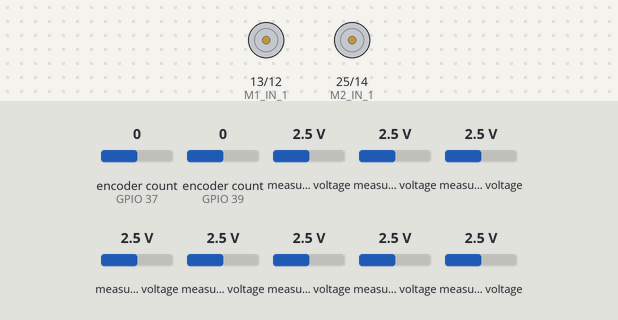
A program run on a simulated ESP32. Shown: motor-driver pin pairs drawn as motors (green arrow = first pin HIGH = forward, orange = second pin HIGH = backward, longer = more drive). The inputs (shaded band) are chosen by the test bench; at power-on: measured voltage 2.5 V, encoder count (sensors on GPIO 37, GPIO 39) 0. What the program prints to the serial monitor is not drawn.

Above: at 1.3 s.
1.4 s: measured voltage (sensor 200) set to 3.2 V
At 1.89 s:
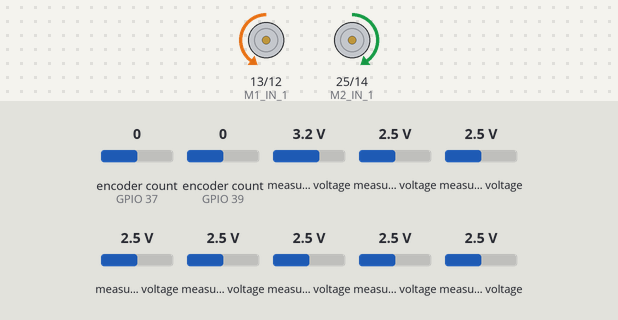
At 3.28 s:
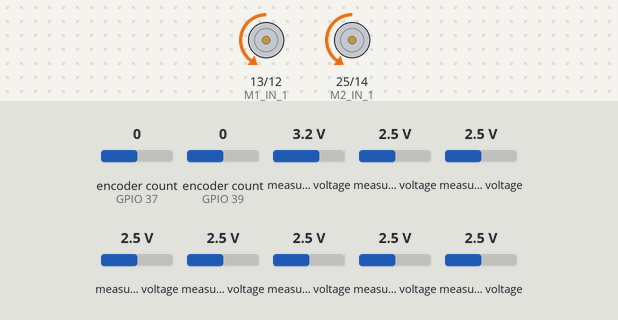
4.4 s: measured voltage (sensor 200) set to 3.5 V
Timing chart, 0 to 7.4 s (numbered marks = the images above; inputs shaded):
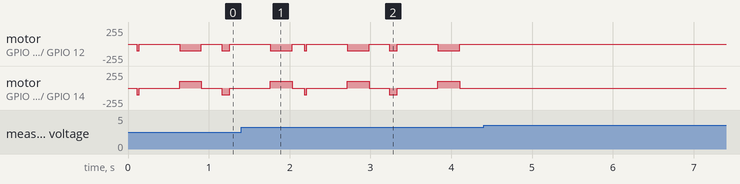

The program:

main.cpp
```cpp
#include <Arduino.h>
#include <Adafruit_MCP3008.h>
#include <Encoder.h>

#include <Adafruit_MPU6050.h>
#include <Adafruit_Sensor.h>
// #include <Wifi.h>

#define RIGHT true
#define LEFT false
#define ALL_WHITE 1
#define ALL_BLACK 2
#define NOT_ALL_SAME 0

#define DEFAULT_PWM 100

// States
#define DEFAULT_STATE 0
#define SQUARE_STATE 1
#define DOTTED_STATE 2
#define GRID_STATE 3

#define DT 0.05

// IMU
Adafruit_MPU6050 mpu;

const unsigned int ADC_1_CS = 2;
const unsigned int ADC_2_CS = 17;

// ADC (line sensor)
Adafruit_MCP3008 adc1;
Adafruit_MCP3008 adc2;

int adc1_buf[8];
int adc2_buf[8];

uint8_t lineArray[13];

// Encoders
const unsigned int M1_ENC_A = 39;
const unsigned int M1_ENC_B = 38;
const unsigned int M2_ENC_A = 37;
const unsigned int M2_ENC_B = 36;

// Motors
const unsigned int M1_IN_1 = 13;
const unsigned int M1_IN_2 = 12;
const unsigned int M2_IN_1 = 25;
const unsigned int M2_IN_2 = 14;

const unsigned int M1_IN_1_CHANNEL = 8;
const unsigned int M1_IN_2_CHANNEL = 9;
const unsigned int M2_IN_1_CHANNEL = 10;
const unsigned int M2_IN_2_CHANNEL = 11;

const unsigned int M1_I_SENSE = 35;
const unsigned int M2_I_SENSE = 34;

const unsigned int PWM_MAX = 255;
const int freq = 5000;
const int resolution = 8; // 8-bit resolution -> PWM values go from 0-255

// LED
const int ledChannel = 0;

// PID
float e;
float p_e;
float d_e;
float total_e;

// Assign values to the following feedback constants:
const float Kp = 1;
const float Kd = 0.35;
const float Ki = 0;

const float mid = 6;

int u;

int pidRight;
int pidLeft;

float pos;
float first_pos;
int same;
int turn;
int STATE;
int SQUARE_COUNT;

// Create a client

/*
 *  Line sensor functions
 */
void readADC() {
  for (int i = 0; i < 8; i++) {
    adc1_buf[i] = adc1.readADC(i) > 690 ? 0 : 1;
    adc2_buf[i] = adc2.readADC(i) > 690 ? 0 : 1;
  }
}

int32_t all_same(){
  if(adc1_buf[0] == 1){
    for(int i = 0; i < 8; i++) {
      if((i < 7 && adc1_buf[i] != 1) || (i < 6 && adc2_buf[i] != 1)){
        return NOT_ALL_SAME;
      }
    }

    return ALL_WHITE;
  }

  else{
    for(int i = 0; i < 8; i++) {
      if((i < 7 && adc1_buf[i] != 0) || (i < 6 && adc2_buf[i] != 0)){
        return NOT_ALL_SAME;
      }
    }

    return ALL_BLACK;
  }
}

// Converts ADC readings to binary array lineArray[] (Check threshold for your robot)
void digitalConvert() {
  for (int i = 0; i < 7; i++) {
    lineArray[2*i] = adc1_buf[i];

    if (i < 6) {
      lineArray[2*i + 1] = adc2_buf[i];
    }

    // // print line sensor position
    // for(int i = 0; i < 13; i++) {
    //   Serial.print(lineArray[i]); Serial.print(" ");
    // }
  }
}

float getPosition(uint8_t lineArray[13]) { //passing lineArray values (13 bool values)
    int count = 0;
    float sum = 0;
    for (int i = 0; i < 13; i++) {
        if (lineArray[i] == 1) {
            sum += i;
            count++;
        }
    }
    if (count == 0) {
        return 6.0;
    }
    return sum/count;
}


/*
 *  Movement functions
 */
void M1_forward(int pwm_value) {
  ledcWrite(M1_IN_1_CHANNEL, 0);
  ledcWrite(M1_IN_2_CHANNEL, pwm_value);
  //Serial.println("I got to M1FWD ");

}
void M2_forward(int pwm_value) {
  ledcWrite(M2_IN_1_CHANNEL, 0);
  ledcWrite(M2_IN_2_CHANNEL, pwm_value);
  //Serial.println("I got to M2FWD ");
}

void M1_backward(int pwm_value) {
  ledcWrite(M1_IN_1_CHANNEL, pwm_value);
  ledcWrite(M1_IN_2_CHANNEL, 0);
}
void M2_backward(int pwm_value) {
  ledcWrite(M2_IN_1_CHANNEL, pwm_value);
  ledcWrite(M2_IN_2_CHANNEL, 0);
}

void M1_stop() {
  ledcWrite(M1_IN_1_CHANNEL, 0);
  ledcWrite(M1_IN_2_CHANNEL, 0);
}
void M2_stop() {
  ledcWrite(M2_IN_1_CHANNEL, 0);
  ledcWrite(M2_IN_2_CHANNEL, 0);
}

int constrain_pwm(int pwm) {
  if (pwm > PWM_MAX) {
    return PWM_MAX;
  } else if (pwm < 0) {
    return 0;
  } else {
    return pwm;
  }
}

void inch_forward(int time) {
  M1_forward(DEFAULT_PWM);
  M2_forward(DEFAULT_PWM);
  delay(time);
  M1_stop();
  M2_stop();
}

void stop() {
  M1_stop();
  M2_stop();
}

void turnCorner(bool right, int right_wheel, int left_wheel) {
  stop();
  delay(500);

  if (right) {
    M1_forward(left_wheel);
    M2_backward(right_wheel);
    delay(270);
  } else {
    M1_backward(left_wheel);
    M2_forward(right_wheel);
    delay(240);
  }

  // Stop the robot
  M1_stop();
  M2_stop();

  delay(100);
}

void printADC(){
  for (int i = 0; i < 8; i++) {
    if (i<7) {
      Serial.print(adc1_buf[i]); Serial.print("\t");
    }

    if (i<6) {
      Serial.print(adc2_buf[i]); Serial.print("\t");
    }
  }
  Serial.println("");
}

/*
 *  setup and loop
 */
void setup() {
  Serial.begin(115200);

  pinMode(14, OUTPUT);
  digitalWrite(14, LOW);

  ledcSetup(M1_IN_1_CHANNEL, freq, resolution);
  ledcSetup(M1_IN_2_CHANNEL, freq, resolution);
  ledcSetup(M2_IN_1_CHANNEL, freq, resolution);
  ledcSetup(M2_IN_2_CHANNEL, freq, resolution);

  ledcAttachPin(M1_IN_1, M1_IN_1_CHANNEL);
  ledcAttachPin(M1_IN_2, M1_IN_2_CHANNEL);
  ledcAttachPin(M2_IN_1, M2_IN_1_CHANNEL);
  ledcAttachPin(M2_IN_2, M2_IN_2_CHANNEL);

  adc1.begin(ADC_1_CS);
  adc2.begin(ADC_2_CS);

  pinMode(M1_I_SENSE, INPUT);
  pinMode(M2_I_SENSE, INPUT);

  stop();

  // IMU Stop

  while (!Serial)
    delay(10); // will pause Zero, Leonardo, etc until serial console opens

  Serial.println("Adafruit MPU6050 test!");

  pinMode(ADC_1_CS, OUTPUT);
  pinMode(ADC_2_CS, OUTPUT);

  digitalWrite(ADC_1_CS, HIGH); // Without this the ADC's write
  digitalWrite(ADC_2_CS, HIGH); // to the SPI bus while the nRF24 is!!!!

  // Try to initialize!
  if (!mpu.begin()) {
    Serial.println("Failed to find MPU6050 chip");
    while (1) {
      delay(10);
    }
  }
  Serial.println("MPU6050 Found!");

  mpu.setAccelerometerRange(MPU6050_RANGE_8_G);
  Serial.print("Accelerometer range set to: ");
  switch (mpu.getAccelerometerRange()) {
  case MPU6050_RANGE_2_G:
    Serial.println("+-2G");
    break;
  case MPU6050_RANGE_4_G:
    Serial.println("+-4G");
    break;
  case MPU6050_RANGE_8_G:
    Serial.println("+-8G");
    break;
  case MPU6050_RANGE_16_G:
    Serial.println("+-16G");
    break;
  }
  mpu.setGyroRange(MPU6050_RANGE_500_DEG);
  Serial.print("Gyro range set to: ");
  switch (mpu.getGyroRange()) {
  case MPU6050_RANGE_250_DEG:
    Serial.println("+- 250 deg/s");
    break;
  case MPU6050_RANGE_500_DEG:
    Serial.println("+- 500 deg/s");
    break;
  case MPU6050_RANGE_1000_DEG:
    Serial.println("+- 1000 deg/s");
    break;
  case MPU6050_RANGE_2000_DEG:
    Serial.println("+- 2000 deg/s");
    break;
  }

  mpu.setFilterBandwidth(MPU6050_BAND_21_HZ);
  Serial.print("Filter bandwidth set to: ");
  switch (mpu.getFilterBandwidth()) {
  case MPU6050_BAND_260_HZ:
    Serial.println("260 Hz");
    break;
  case MPU6050_BAND_184_HZ:
    Serial.println("184 Hz");
    break;
  case MPU6050_BAND_94_HZ:
    Serial.println("94 Hz");
    break;
  case MPU6050_BAND_44_HZ:
    Serial.println("44 Hz");
    break;
  case MPU6050_BAND_21_HZ:
    Serial.println("21 Hz");
    break;
  case MPU6050_BAND_10_HZ:
    Serial.println("10 Hz");
    break;
  case MPU6050_BAND_5_HZ:
    Serial.println("5 Hz");
    break;
  }

  turn = LEFT;
  STATE = DEFAULT_STATE;

  SQUARE_COUNT = 0;

  delay(100);
}


void loop() {

  Encoder enc1(M1_ENC_A, M1_ENC_B);
  Encoder enc2(M2_ENC_A, M2_ENC_B);
  enc1.write(0);
  enc2.write(0);

  while(true) {

    readADC();
    digitalConvert();

    Serial.println("forward");

    pos = getPosition(lineArray); //passing lineArray to function which contains 13 boolean values
    first_pos = pos;
    Serial.println("Pos is "); Serial.println(pos);

    if (STATE == DEFAULT_STATE) {
      // Define the PID errors
      e = 6 - pos;
      d_e = (e - p_e) / DT;
      total_e += e*DT;

      // Update the previous error
      p_e = e;

      // Implement PID control (include safeguards for when the PWM values go below 0 or exceed maximum)
      u = Kp * e + Kd * d_e + Ki * total_e; //need to integrate e

      // Implement PID control (include safeguards for when the PWM values go below 0 or exceed maximum)
      pidLeft = constrain_pwm(90 + u);
      pidRight = constrain_pwm(90 - u);

      M1_forward(pidLeft);
      M2_forward(pidRight);

      // TURNING LOGIC
      if (lineArray[0] == 1) {
        turn = RIGHT;
      } else if (lineArray[12] == 1 && pos > 6) {
        turn = LEFT;
      }
    } else if (STATE == SQUARE_STATE) {
      // Define the PID errors
      e = 9 - pos;
      d_e = (e - p_e) / DT;
      total_e += e*DT;

      // Update the previous error
      p_e = e;

      // Implement PID control (include safeguards for when the PWM values go below 0 or exceed maximum)
      u = Kp * e + Kd * d_e + Ki * total_e; //need to integrate e

      // Implement PID control (include safeguards for when the PWM values go below 0 or exceed maximum)
      pidLeft = constrain_pwm(90 + u);
      pidRight = constrain_pwm(90 - u);

      M1_forward(pidLeft);
      M2_forward(pidRight);
    }

    same = all_same();
    // Serial.print("same: ");
    // Serial.println(same);
    if (STATE == DEFAULT_STATE) {
      if (same == ALL_WHITE && SQUARE_COUNT == 2) { // WAIT FOR AUDIO
        stop();
        delay(1000);

        // while(client.available()){
        //   Data response;
        //   client.readBytes((char*)&response, sizeof(response));

        //   if(response.text == "left"){
        //     turnCorner(0, DEFAULT_PWM, DEFAULT_PWM);
        //   }
        //   else if(response.text == "right"){
        //     turnCorner(1, DEFAULT_PWM, DEFAULT_PWM);
        //   }
        //   else if(response.text == "forward"){
        //     Serial.printf("Forward");
        //   }
        // }
        STATE = DEFAULT_STATE;

      } else if (same == ALL_WHITE) { // AT SQUARE
        inch_forward(30);

        // turn right to trace square
        turnCorner(RIGHT, DEFAULT_PWM, DEFAULT_PWM);

        STATE = SQUARE_STATE;
        SQUARE_COUNT++;

        delay(100);
      } else if (same == ALL_BLACK) { // TURN CORNER
        Serial.print("turn: ");
        Serial.println(turn == RIGHT ? "right" : "left");

        turnCorner(turn, DEFAULT_PWM, DEFAULT_PWM);
      }
    } else if (STATE == SQUARE_STATE) {
      if (same == ALL_WHITE) { // time to exit square
        inch_forward(100);

        // turn right to leave square
        turnCorner(RIGHT, DEFAULT_PWM, DEFAULT_PWM);

        if (SQUARE_COUNT == 2) {
          STATE = DOTTED_STATE;
        } else {
          STATE = DEFAULT_STATE;
        }
      } else if (same == ALL_BLACK) { // trace corner in square
        // inch_forward();
        stop();

        // turn left to trace square
        delay(100);
        turnCorner(LEFT, DEFAULT_PWM, DEFAULT_PWM);
      }
    }

    delay(50);
  }
}
```

Measured:
- after the input at 4.4 s, every drawn part: stays the same
